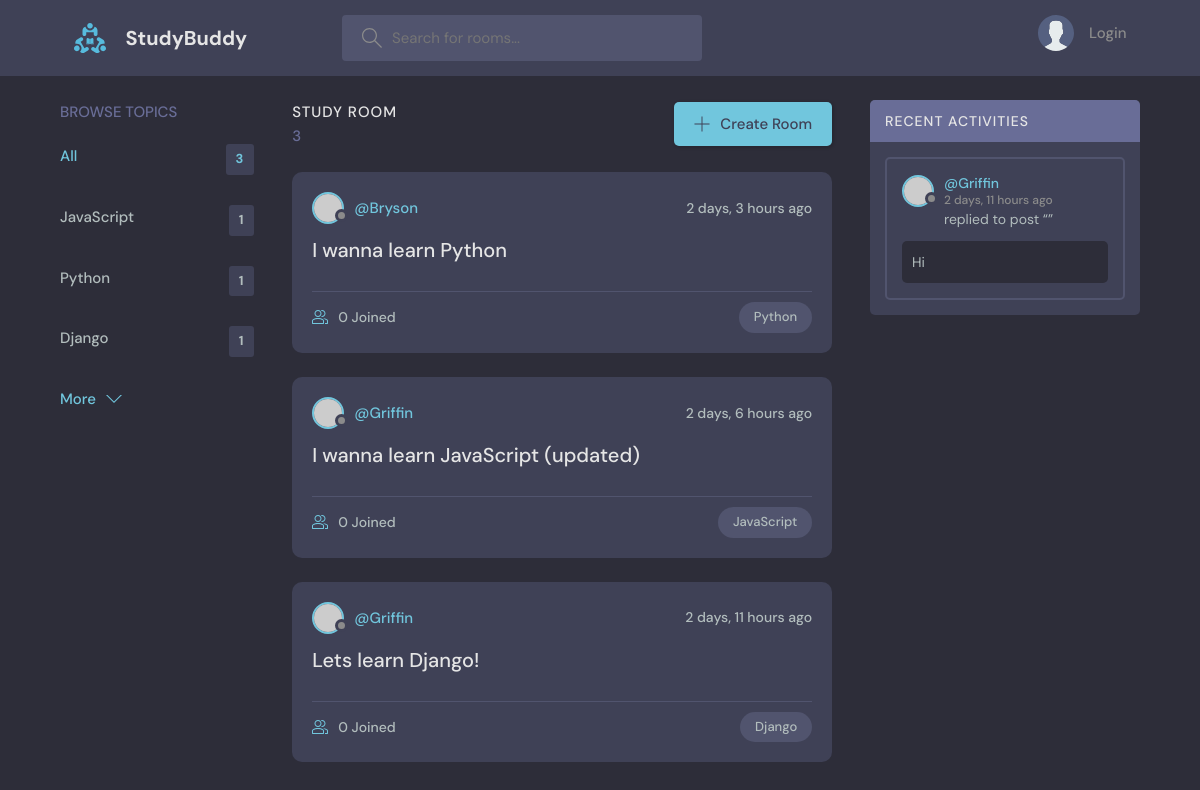
The app's page /, older data.
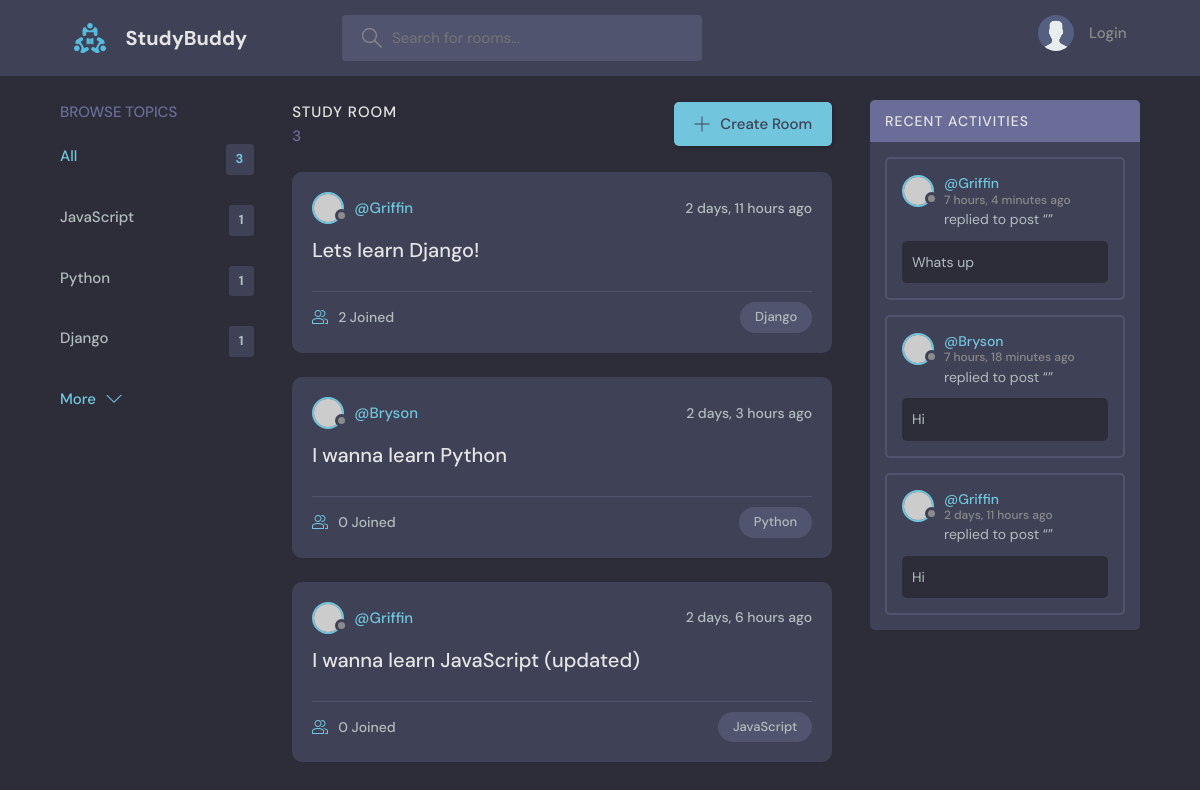
The same page, newer data.
### base/models.py (models this page shows, shortened)
class Topic(models.Model):
    name = models.CharField(max_length=200)

class Room(models.Model):
    host = models.ForeignKey(User, on_delete=models.SET_NULL, null=True)
    topic = models.ForeignKey(Topic, on_delete=models.SET_NULL, null=True)
    name = models.CharField(max_length=200)
    description = models.TextField(null= True, blank=True)
    participants = models.ManyToManyField(User, related_name='participants', blank=True)
    updated = models.DateTimeField(auto_now=True)
    created = models.DateTimeField(auto_now_add=True)
    class Meta:
        ordering = ['-updated', '-created']

class Message(models.Model):
    user = models.ForeignKey(User, on_delete=models.CASCADE)
    room = models.ForeignKey(Room, on_delete=models.CASCADE)
    body = models.TextField()
    updated = models.DateTimeField(auto_now=True)
    created = models.DateTimeField(auto_now_add=True)
    class Meta:
        ordering = ['-updated', '-created']

### base/views.py (the view)
# urls.py: path('', views.home, name="home"),
def home(request):
    q = request.GET.get('q')if request.GET.get('q') != None else ''
    rooms = Room.objects.filter(
        Q(topic__name__icontains=q) |
        Q(name__icontains=q)|
        Q(description__icontains=q)
       )
    topics = Topic.objects.all()
    room_count = rooms.count()
    room_messages = Message.objects.filter(Q(room__topic__name__icontains=q))
    context = {'rooms':rooms, 'topics':topics,
             'room_count':room_count, 'room_messages': room_messages }
    return render(request, 'base/home.html', context)

### base/templates/base/home.html (shortened to what this page needs)
{% extends 'main.html' %}
{% block content %}
<main class="layout layout--3">
  <div class="container">
    {% include 'base/topics_component.html' %}
    <div class="roomList">
      <div class="roomList__header">
        <div>
          <h2>Study Room</h2>
          <p>{{room_count}}</p>
        </div>
        <a class="btn btn--main" href="{% url 'create-room' %}">
          <svg version="1.1" xmlns="http://www.w3.org/2000/svg" width="32" height="32" viewBox="0 0 32 32">
            <title>add</title>
            <path
              d="M16.943 0.943h-1.885v14.115h-14.115v1.885h14.115v14.115h1.885v-14.115h14.115v-1.885h-14.115v-14.115z">
            </path>
          </svg>
          Create Room
        </a>
      </div>
      {% include 'base/feed_component.html' %}
    </div>
    {% include 'base/activity_component.html' %}
  </div>
</main>
{% endblock %}

### base/templates/base/topics_component.html
<div class="topics">
    <div class="topics__header">
      <h2>Browse Topics</h2>
    </div>
    <ul class="topics__list">
      <li>
        <a href="{% url 'home' %}" class="active">All <span>{{topics.count}}</span></a>
      </li>
      {% for topic in topics %}
      <li>
        <a href="{% url 'home' %}?q={{topic.name}}">{{topic.name}} <span>{{topic.room_set.all.count}}</span></a>
      </li>
      {% endfor %}
    </ul>
    <a class="btn btn--link" href="topics.html">
      More
      <svg version="1.1" xmlns="http://www.w3.org/2000/svg" width="32" height="32" viewBox="0 0 32 32">
        <title>chevron-down</title>
        <path d="M16 21l-13-13h-3l16 16 16-16h-3l-13 13z"></path>
      </svg>
    </a>
  </div>

### base/templates/base/feed_component.html (shortened to what this page needs)
{% for room in rooms %}
<div class="roomListRoom">
    <div class="roomListRoom__header">
        <a href="{% url 'user-profile' room.host.id %}" class="roomListRoom__author">
            <div class="avatar avatar--small">
                <img src="https://randomuser.me/api/portraits/women/11.jpg" />
            </div>
            <span>@{{room.host.username}}</span>
        </a>
        <div class="roomListRoom__actions">
            <span>{{room.created|timesince}} ago</span>
        </div>
    </div>
    <div class="roomListRoom__content">
        <a href="{% url 'room' room.id %}">{{room.name}}</a>
    </div>
    <div class="roomListRoom__meta">
        <a href="{% url 'room' room.id %}" class="roomListRoom__joined">
            {{room.participants.all.count}} Joined
        </a>
        <p class="roomListRoom__topic">{{room.topic.name}}</p>
    </div>
</div>
{% endfor %}

### base/templates/base/activity_component.html (shortened to what this page needs)
<div class="activities">
    <div class="activities__header">
        <h2>Recent Activities</h2>
    </div>
    {% for message in room_messages %}
    <div class="activities__box">
        <div class="activities__boxHeader roomListRoom__header">
            <a href="{% url 'user-profile' message.user.id %}" class="roomListRoom__author">
                <div class="avatar avatar--small">
                    <img src="https://randomuser.me/api/portraits/women/11.jpg" />
                </div>
                <p>
                    @{{message.user}}
                    <span>{{message.created|timesince}} ago</span>
                </p>
            </a>
        </div>
        <div class="activities__boxContent">
            <p>replied to post “<a href="{% url 'room' message.room.id %}">{{messsage.room}}</a>”</p>
            <div class="activities__boxRoomContent">
               {{message.body}}
            </div>
        </div>
    </div>
    {% endfor %}
</div>

Row changes from the older to the newer data that the page shows:
changed Room "Lets learn Django!": participants.all.count "0" → "2"; moves up the list
added Message: user "Griffin", created "7 hours, 4 minutes", body "Whats up"
added Message: user "Bryson", created "7 hours, 18 minutes", body "Hi"
